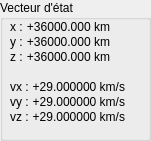
  <widget class="QGroupBox" name="grpVecteurEtat">
   <property name="geometry">
    <rect>
     <x>2</x>
     <y>65</y>
     <width>151</width>
     <height>141</height>
    </rect>
   </property>
   <property name="title">
    <string>Vecteur d'état</string>
   </property>
   <widget class="QWidget" name="formLayoutWidget_24">
    <property name="geometry">
     <rect>
      <x>10</x>
      <y>20</y>
      <width>101</width>
      <height>52</height>
     </rect>
    </property>
    <layout class="QFormLayout" name="formLayout_positionSat">
     <property name="sizeConstraint">
      <enum>QLayout::SetFixedSize</enum>
     </property>
     <property name="labelAlignment">
      <set>Qt::AlignLeading|Qt::AlignLeft|Qt::AlignVCenter</set>
     </property>
     <property name="horizontalSpacing">
      <number>3</number>
     </property>
     <property name="verticalSpacing">
      <number>1</number>
     </property>
     <item row="0" column="0">
      <widget class="QLabel" name="lbl_xsat">
       <property name="font">
        <font/>
       </property>
       <property name="text">
        <string extracomment="Component X of the position vector">x :</string>
       </property>
      </widget>
     </item>
     <item row="1" column="0">
      <widget class="QLabel" name="lbl_ysat">
       <property name="font">
        <font/>
       </property>
       <property name="text">
        <string extracomment="Component Y of the position vector">y :</string>
       </property>
      </widget>
     </item>
     <item row="2" column="0">
      <widget class="QLabel" name="lbl_zsat">
       <property name="font">
        <font/>
       </property>
       <property name="text">
        <string extracomment="Component Z of the position vector">z :</string>
       </property>
      </widget>
     </item>
     <item row="0" column="1">
      <widget class="QLabel" name="xsat">
       <property name="font">
        <font/>
       </property>
       <property name="text">
        <string notr="true">+36000.000 km</string>
       </property>
       <property name="alignment">
        <set>Qt::AlignRight|Qt::AlignTrailing|Qt::AlignVCenter</set>
       </property>
      </widget>
     </item>
     <item row="1" column="1">
      <widget class="QLabel" name="ysat">
       <property name="font">
        <font/>
       </property>
       <property name="text">
        <string notr="true">+36000.000 km</string>
       </property>
       <property name="alignment">
        <set>Qt::AlignRight|Qt::AlignTrailing|Qt::AlignVCenter</set>
       </property>
      </widget>
     </item>
     <item row="2" column="1">
      <widget class="QLabel" name="zsat">
       <property name="font">
        <font/>
       </property>
       <property name="text">
        <string notr="true">+36000.000 km</string>
       </property>
       <property name="alignment">
        <set>Qt::AlignRight|Qt::AlignTrailing|Qt::AlignVCenter</set>
       </property>
      </widget>
     </item>
    </layout>
   </widget>
   <widget class="QWidget" name="formLayoutWidget_25">
    <property name="geometry">
     <rect>
      <x>10</x>
      <y>80</y>
      <width>112</width>
      <height>52</height>
     </rect>
    </property>
    <layout class="QFormLayout" name="formLayout_vitesseSat">
     <property name="sizeConstraint">
      <enum>QLayout::SetFixedSize</enum>
     </property>
     <property name="labelAlignment">
      <set>Qt::AlignLeading|Qt::AlignLeft|Qt::AlignVCenter</set>
     </property>
     <property name="horizontalSpacing">
      <number>3</number>
     </property>
     <property name="verticalSpacing">
      <number>1</number>
     </property>
     <item row="0" column="0">
      <widget class="QLabel" name="lbl_vxsat">
       <property name="font">
        <font/>
       </property>
       <property name="text">
        <string extracomment="Component X of the velocity vector">vx :</string>
       </property>
      </widget>
     </item>
     <item row="1" column="0">
      <widget class="QLabel" name="lbl_vysat">
       <property name="font">
        <font/>
       </property>
       <property name="text">
        <string extracomment="Component Y of the velocity vector">vy :</string>
       </property>
      </widget>
     </item>
     <item row="2" column="0">
      <widget class="QLabel" name="lbl_vzsat">
       <property name="font">
        <font/>
       </property>
       <property name="text">
        <string extracomment="Component Z of the velocity vector">vz :</string>
       </property>
      </widget>
     </item>
     <item row="0" column="1">
      <widget class="QLabel" name="vxsat">
       <property name="font">
        <font/>
       </property>
       <property name="toolTip">
        <string>Double-cliquer pour changer d'unités</string>
       </property>
       <property name="text">
        <string notr="true">+29.000000 km/s</string>
       </property>
       <property name="alignment">
        <set>Qt::AlignRight|Qt::AlignTrailing|Qt::AlignVCenter</set>
       </property>
      </widget>
     </item>
     <item row="1" column="1">
      <widget class="QLabel" name="vysat">
       <property name="font">
        <font/>
       </property>
       <property name="toolTip">
        <string>Double-cliquer pour changer d'unités</string>
       </property>
       <property name="text">
        <string notr="true">+29.000000 km/s</string>
       </property>
       <property name="alignment">
        <set>Qt::AlignRight|Qt::AlignTrailing|Qt::AlignVCenter</set>
       </property>
      </widget>
     </item>
     <item row="2" column="1">
      <widget class="QLabel" name="vzsat">
       <property name="font">
        <font/>
       </property>
       <property name="toolTip">
        <string>Double-cliquer pour changer d'unités</string>
       </property>
       <property name="text">
        <string notr="true">+29.000000 km/s</string>
       </property>
       <property name="alignment">
        <set>Qt::AlignRight|Qt::AlignTrailing|Qt::AlignVCenter</set>
       </property>
      </widget>
     </item>
    </layout>
   </widget>
  </widget>
